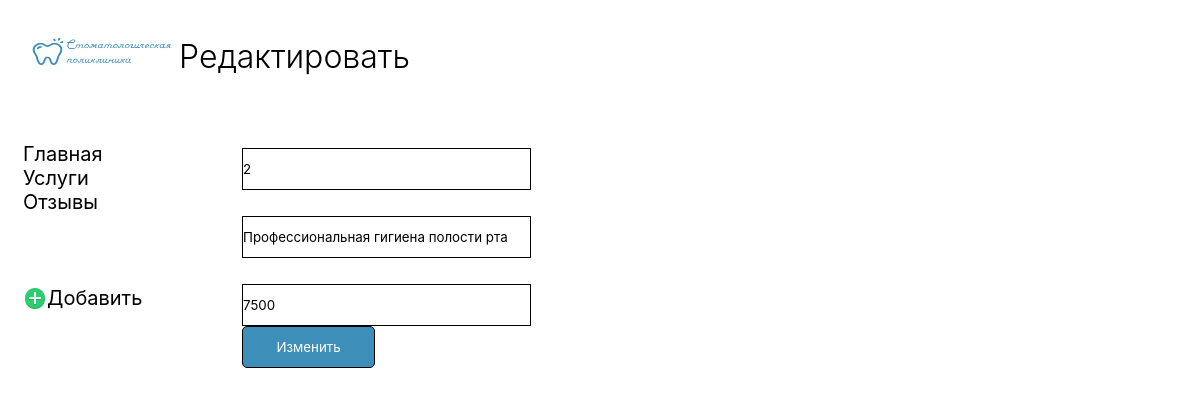
Screenshot of /10/update with the database file from the repository.
### main/models.py (models this page shows, shortened)
class Service(models.Model):
    name = models.CharField('Имя', max_length=50)
    price = models.IntegerField('Цена', max_length=50)
    ind = models.CharField('Индекс', max_length=50)
    class Meta:
        verbose_name = 'Запись'
        verbose_name_plural = 'Записи'

### main/views.py (the view)
# urls.py: path('<int:pk>/update', views.ServiceUpdateView.as_view(), name='task-update'),
class ServiceUpdateView(UpdateView):
    model = Service
    template_name = 'main/create.html'
    form_class = ServiceForm
    success_url = '/'

### main/forms.py
class ServiceForm(ModelForm):
    class Meta:
        model = Service
        fields = ["name", "price", "ind"]
        widgets = {
            "name": TextInput(attrs={
                'class': 'form-control',
                'placeholder': 'Введите наименование'
            }),
            "price": TextInput(attrs={
                'class': 'form-control',
                'placeholder': 'Введите цену'
            }),
            "ind": TextInput(attrs={
                'class': 'form-control',
                'placeholder': 'Введите номер'
            }),
        }

### main/templates/main/create.html (shortened to what this page needs)
{% extends 'main/base.html' %}
{% block content %}
<h1>Редактировать</h1>
<form method="post">
  {{ form.ind }}<br>
  {{ form.name }}<br>
  {{ form.price }}<br>
  <button type="submit" class="btn btn-success">Изменить</button>
</form>
{% endblock %}

### static/styles/st.css (style rules this page uses)
* { margin: 0; padding: 0; box-sizing: border-box; font-family: Inter; }
h1 { font-size: 32px; font-weight: 300; line-height: 39px; letter-spacing: 0em; text-align: left; padding-top: 37px; padding-left: 37px; }
form { margin-top: 20px; margin-left: 216px; padding: 26px; }
.form-control { width: 289px; height: 42px; left: 254px; border: 1px solid black; margin-top: 26px; margin-right:28px; }
button { width: 133px; height: 42px; top: 435px; left: 254px; border-radius: 5px; border: 1px solid black; }
button { background-color: #3D8EB9; color: #fff; }

### rows the page displays
Service: ind "2", name "Профессиональная гигиена полости рта", price "7500"
